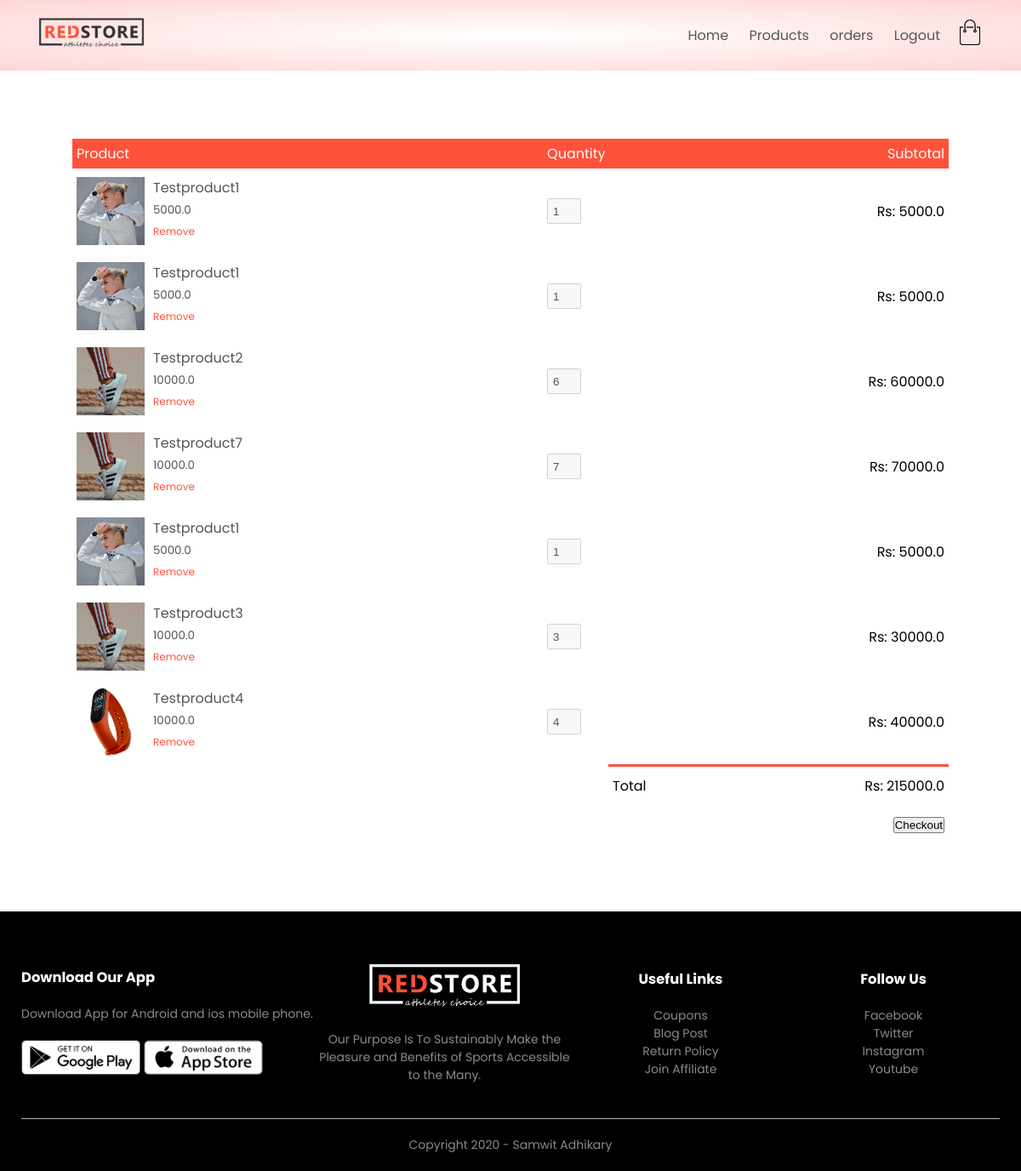
/order/cart (signed in), run on an earlier commit of the app's database.
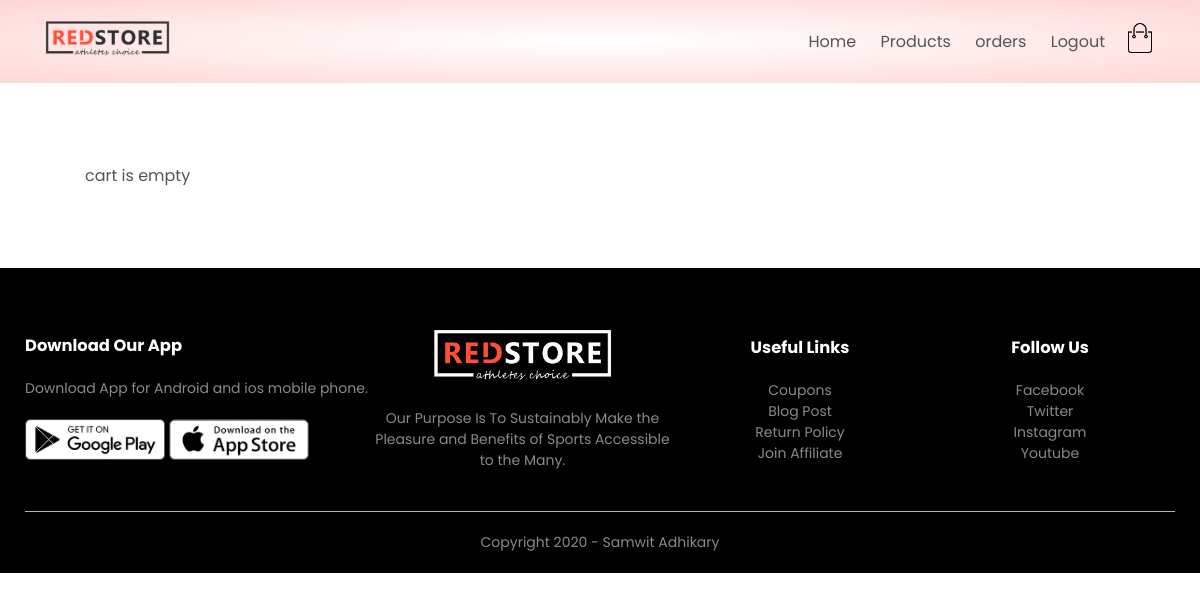
And on a later commit of the database.
### orders/models.py (models this page shows, shortened)
class OrderedItem(models.Model):
    product=models.ForeignKey(Product,related_name='added_carts',on_delete=models.SET_NULL,null=True)
    quantity=models.IntegerField(default=1)
    owner=models.ForeignKey(Order,on_delete=models.CASCADE,related_name='added_items')

class Order(models.Model):
    LIVE=1
    DELETE=0
    DELETE_CHOICES=((LIVE,'Live'),(DELETE,'Delete'))
    CART_STAGE=0
    ORDER_CONFIRMED=1
    ORDER_PROCESSED=2
    ORDER_DELIVERED=3
    ORDER_REJECTED=4
    STATUS_CHOICE=((ORDER_PROCESSED,"ORDER_PROCESSED"),
                    (ORDER_DELIVERED,"ORDER_DELIVERED"),
                    (ORDER_REJECTED,"ORDER_REJECTED"),
                    (ORDER_CONFIRMED,"ORDER_CONFIRMED")
                    )
    order_status=models.IntegerField(choices=STATUS_CHOICE,default=CART_STAGE)
    total_price=models.FloatField(default=0)
    owner=models.ForeignKey(Customer,on_delete=models.SET_NULL,null=True,related_name='orders')
    delete_status=models.IntegerField(choices=DELETE_CHOICES,default=LIVE)
    created_at=models.DateTimeField(auto_now_add=True)
    updated_at=models.DateTimeField(auto_now=True)

### products/models.py (models this page shows, shortened)
class Product(models.Model):
    LIVE=1
    DELETE=0
    DELETE_CHOICES=((LIVE,'Live'),(DELETE,'Delete'))
    title=models.CharField(max_length=200)
    price=models.FloatField()
    description=models.TextField()
    image=models.ImageField(upload_to='media/')
    priority=models.IntegerField(default=0)
    delete_status=models.IntegerField(choices=DELETE_CHOICES,default=LIVE)
    created_at=models.DateTimeField(auto_now_add=True)
    updated_at=models.DateTimeField(auto_now=True)

### orders/views.py (the view)
# urls.py: path('/cart', views.show_cart,name='cart'),
def show_cart(request):
    user=request.user
    customer=user.customer_profile
    print('user',user)
    print('customer',customer)
    cart_obj,create=Order.objects.get_or_create(
        owner=customer,
        order_status=Order.CART_STAGE
    )
    context={'cart':cart_obj}
    return render(request,'cart.html',context)

### customers/models.py (called while the page is built)
    def __str__(self) -> str:
        return self.user.username

### orders/templatetags/mul.py (called while the page is built)
@register.simple_tag(name='mul')
def mul(a,b):
    return a*b

### orders/templatetags/total.py (called while the page is built)
@register.simple_tag(name='total')
def total(cart):
    total=0
    for item in cart.added_items.all():
        total+=item.quantity*item.product.price
    return total

### templates/cart.html
{% extends 'blank_layout.html' %}
{% block content %}
{% if messages %}
    {% for message in messages %}
        {{ message }}
    {% endfor %}
{% else %}
{% include 'cart_container.html'  %}
{% endif %}
{% endblock content %}

### templates/blank_layout.html (shortened to what this page needs)
{% load static %}
<!DOCTYPE html>
<html lang="en">
<head>
    <link rel="stylesheet" href="{% static 'css/style.css' %}">
    <link rel="stylesheet" href="https://stackpath.bootstrapcdn.com/font-awesome/4.7.0/css/font-awesome.min.css">
</head>
<body>
    <div class="header">
        <div class="container">
            {% include 'menu.html' %}
        </div>
    </div>
    {% block content %}
    {% endblock content %}
    <div class="footer">
        <div class="container">
            <div class="row">
                <div class="footer-col-1">
                    <h3>Download Our App</h3>
                    <p>Download App for Android and ios mobile phone.</p>
                    <div class="app-logo">
                        <img src="{% static 'images/play-store.png' %}">
                        <img src="{% static 'images/app-store.png' %}">
                    </div>
                </div>
                <div class="footer-col-2">
                    <img src="{% static 'images/logo-white.png' %}">
                    <p>Our Purpose Is To Sustainably Make the Pleasure and Benefits of Sports Accessible to the Many.
                    </p>
                </div>
                <div class="footer-col-3">
                    <h3>Useful Links</h3>
                    <ul>
                        <li>Coupons</li>
                        <li>Blog Post</li>
                        <li>Return Policy</li>
                        <li>Join Affiliate</li>
                    </ul>
                </div>
                <div class="footer-col-4">
                    <h3>Follow Us</h3>
                    <ul>
                        <li>Facebook</li>
                        <li>Twitter</li>
                        <li>Instagram</li>
                        <li>Youtube</li>
                    </ul>
                </div>
            </div>
            <hr>
            <p class="copyright">Copyright 2020 - Samwit Adhikary</p>
        </div>
    </div>
</body>
</html>

### templates/menu.html (shortened to what this page needs)
{% load static %}
<div class="navbar">
    <div class="logo">
        <a href="index.html"><img src="{% static 'images/logo.png' %}" alt="logo" width="125px"></a>
    </div>
    <nav>
        <ul id="MenuItems">
            <li><a href="{% url 'home' %}">Home</a></li>
            <li><a href="{% url 'list_product' %}">Products</a></li>
            {% if not user.is_authenticated %}
            <li><a href="{% url 'account' %}">Account</a></li>
            {% else %}
            <li><a href="{% url 'orders' %}">orders</a></li>
            <li><a href="{% url 'logout' %}">Logout</a></li>
            {% endif %}
        </ul>
    </nav>
    {% if user.is_authenticated %}
    <a href="{% url 'cart' %}"><img src="{% static 'images/cart.png' %}" width="30px" height="30px"></a>
    {% endif %}
</div>

### templates/cart_container.html (shortened to what this page needs)
{% load static %}
{% load mul %}
{% load total %}
<div class="small-container cart-page">
    {% if cart and cart.added_items.all %}
    <table>
        <tbody><tr>
            <th>Product</th>
            <th>Quantity</th>
            <th>Subtotal</th>
        </tr>
        {% for cart_item in cart.added_items.all %}
        <tr>
            <td>
                <div class="cart-info">
                    <img src="{{ cart_item.product.image.url }}">
                    <div>
                        <p>{{ cart_item.product.title }}</p>
                        <small>{{ cart_item.product.price }}</small>
                        <br>
                        <a href="{% url 'remove_item' cart_item.id %}">Remove</a>
                    </div>
                </div>
            </td>
            <td><input type="number" disabled value="{{ cart_item.quantity }}"></td>
            <td>Rs: {% mul cart_item.product.price cart_item.quantity %}</td>
        </tr>
        {% endfor %}
    </tbody></table>
    <div class="total-price">
        <table>
            <tbody>
            <tr>
                <td>Total</td>
                <td>Rs: {% total cart %}</td>
            </tr>
            <tr><td colspan="2">
                <form action="{% url 'checkout' %}" method="post" enctype="multipart/form-data">
                <button type="submit">Checkout</button></td></tr>
        </tbody></table>
    </div>
    {% else %}
        <p>
            cart is empty
        </p>
    {% endif %}
</div>

### static/css/style.css (style rules this page uses)
* { margin: 0; padding: 0; box-sizing: border-box; }
body { font-family: 'Poppins', sans-serif; }
.navbar { display: flex; align-items: center; padding: 20px; }
nav { flex: 1; text-align: right; }
nav ul { display: inline-block; list-style-type: none; }
nav ul li { display: inline-block; margin-right: 20px; }
a { text-decoration: none; color: #555; }
p { color: #555; }
.container { max-width: 1300px; margin: auto; padding-left: 25px; padding-right: 25px; }
.row { display: flex; align-items: center; flex-wrap: wrap; justify-content: space-around; }
.header { background: radial-gradient(#fff,#ffd6d6); }
.small-container { max-width: 1080px; margin: auto; padding-left: 25px; padding-right: 25px; }
.footer { background: black; color: #8a8a8a; font-size: 14px; padding: 60px 0 20px; }
.footer p { color: #8a8a8a; }
.footer h3 { color: #fff; margin-bottom: 20px; }
.footer-col-1, .footer-col-2, .footer-col-3, .footer-col-4 { min-width: 250px; margin-bottom: 20px; }
.footer-col-1 { flex-basis: 30%; }
.footer-col-2 { flex: 1; text-align: center; }
.footer-col-2 img { width: 180px; margin-bottom: 20px; }
.footer-col-3, .footer-col-4 { flex-basis: 12%; text-align: center; }
ul { list-style-type: none; }
.app-logo { margin-top: 20px; }
.app-logo img { width: 140px; }
.footer hr { border: none; background: #b5b5b5; height: 1px; margin: 20px 0; }
.copyright { text-align: center; }
.cart-page { margin: 80px auto; }

What changed in the data, as far as the page shows it:
removed OrderedItem: product.image (picture), product "Testproduct1", product.price "5000.0", quantity "1", product+quantity "5000.0"
removed OrderedItem: product.image (picture), product "Testproduct1", product.price "5000.0", quantity "1", product+quantity "5000.0"
removed OrderedItem: product.image (picture), product "Testproduct2", product.price "10000.0", quantity "6", product+quantity "60000.0"
removed OrderedItem: product.image (picture), product "Testproduct7", product.price "10000.0", quantity "7", product+quantity "70000.0"
removed OrderedItem: product.image (picture), product "Testproduct1", product.price "5000.0", quantity "1", product+quantity "5000.0"
removed OrderedItem: product.image (picture), product "Testproduct3", product.price "10000.0", quantity "3", product+quantity "30000.0"
removed OrderedItem: product.image (picture), product "Testproduct4", product.price "10000.0", quantity "4", product+quantity "40000.0"
removed Order: id.product_id "215000.0"
Also different on the page:
text no longer shown: "Product Quantity Subtotal Total Rs: Checkout"
text now shown: "cart is empty"
